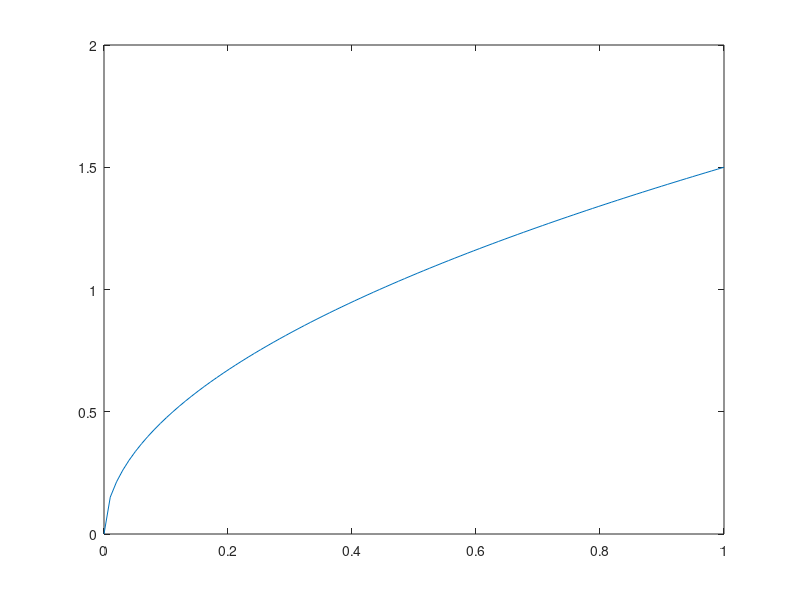
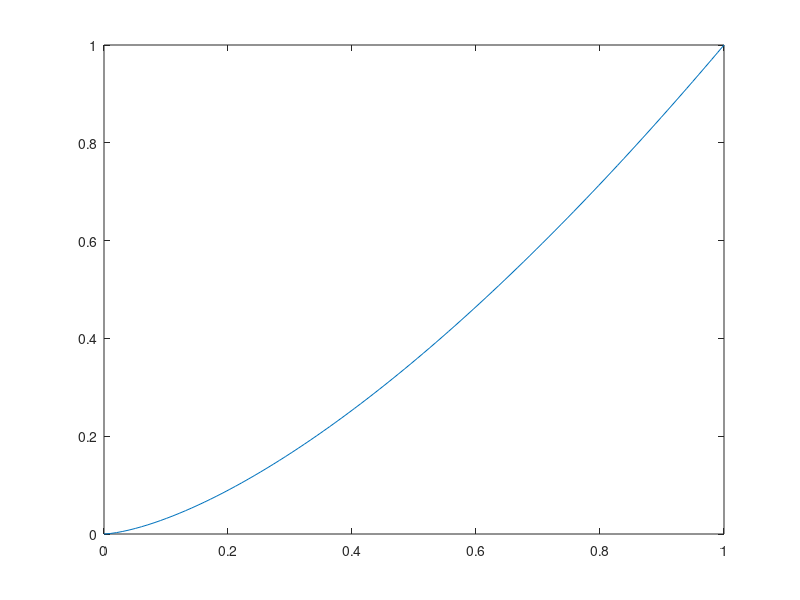

Write MATLAB code to recreate these figures, in order.
%Assignment 1

%Exc 1
N = 5;

f = @(x,y) 4*x*(1-x);
F = zeros(N,N);

x = linspace(0,1,N);
y = linspace(0,1,N);

for i = 1:N
    for j = 1:N
        F(N+1-j,i) = f(x(i),y(j));
    end;
end;

minF = min(min(F));
F = F - minF;

maxF = max(max(F));

maxQuant = 15;

Ffactor = maxQuant/maxF;
F = F*Ffactor;
F = round(F);

%Exc 2

r = linspace(0,1);
pr = 3/2*sqrt(r);
plot(r,pr);
figure();
T = @(r) r.^(3/2)
plot(r,T(r));

%Exc 4
u = [1, -3; 4, -1];
v = 1/2*[1, 1; -1, -1];
w = 1/2*[1, -1,; 1, -1];

dot = @(x,y) x(:)'*y(:);
nom = @(u) sqrt(dot(u,u));

answers = [nom(u), nom(v), nom(w), dot(u,v), dot(u,w), dot(v,w)];

%Exc 6
fi1 = 1/3*[0 1 0; 1 1 1; 1 0 1; 1 1 1];
fi2 = 1/3*[1 1 1 ; 1 0 1; -1, -1 -1; 0 -1 0];
fi3 = 1/2*[1 0 -1; 1 0 -1; 0 0 0;0 0 0];
fi4 = 1/2*[0 0 0; 0 0 0; 1 0 -1; 1 0 -1];

norms = [nom(fi1); nom(fi2); nom(fi3); nom(fi4)];
scalars  = [dot(fi1,fi2), dot(fi1, fi3), dot(fi1, fi4), dot(fi2, fi3), dot(fi2,fi4), dot(fi3,fi4)];

f = [-2 6 3; 13 7 5; 7 1 8; -3 3 4];

x = [dot(f,fi1), dot(f,fi2), dot(f,fi3), dot(f,fi4)];